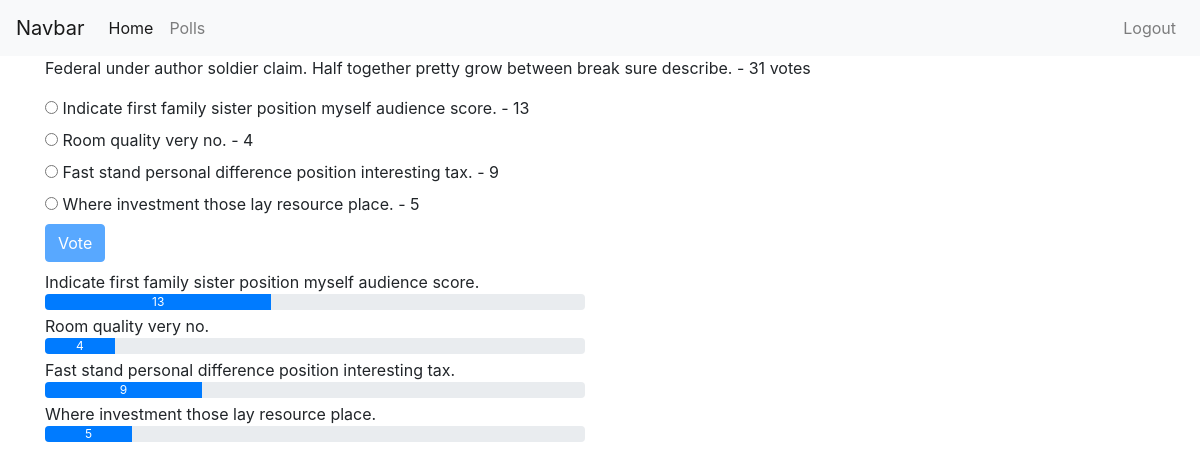
Screenshot of /polls/details/2 (signed in) with the database file from the repository.
### polls/models.py (models this page shows, shortened)
class Poll(models.Model):
    owner = models.ForeignKey(User, on_delete=models.CASCADE, default=1)
    text = models.CharField(max_length=255)
    pub_date = models.DateField()
    def __str__(self):
        return self.text
    def user_can_vote(self, user):
        user_vote = user.vote_set.all()
        qs = user_vote.filter(poll=self)
        if qs.exists():
            return False
        return True
    @property
    def num_votes(self):
        return self.vote_set.count()
    def get_results_dict(self):
        res = []
        for choice in self.choice_set.all():
            d = {}
            d['text'] = choice.choice_text
            d['num_votes'] = choice.num_votes
            if not self.num_votes:
                d['percentage'] = 0
            else:
                d['percentage'] = choice.num_votes / self.num_votes * 100
            res.append(d)
        return res

class Choice(models.Model):
    poll = models.ForeignKey(Poll, on_delete=models.CASCADE)
    choice_text = models.CharField(max_length=255)
    @property
    def num_votes(self):
        return self.vote_set.count()

### polls/views.py (the view)
# urls.py: path('details/<int:poll_id>', views.poll_detail, name='detail'),
@login_required
def poll_detail(request, poll_id):
    poll = get_object_or_404(Poll, id=poll_id)
    user_can_vote = poll.user_can_vote(request.user)
    results = poll.get_results_dict()
    context = {'poll': poll, 'user_can_vote': user_can_vote, 'results': results}
    return render(request, 'polls/poll_detail.html', context)

### polls/templates/polls/poll_detail.html (shortened to what this page needs)
{% extends 'base.html' %}
{% block content %}
<div class="container">
    <p>{{ poll }} - {{poll.num_votes}} votes</p>
    <form action="{% url 'polls:vote' poll.id %}" method="post">
            {% for choice in poll.choice_set.all %}
            <input type="radio"
            name="choice"
            id="choice{{ forloop.counter }}"
            value="{{choice.id}}" />
            <label for="choice{{ forloop.counter}}">{{ choice.choice_text }} - {{ choice.num_votes }}</label>
            <br/>
            {% endfor %}
            <input class="btn btn-primary mb-2" type="submit" value="Vote" {% if not user_can_vote %}disabled{% endif %} />
        </form>
        {% if not user_can_vote %}
        {% for choice_dict in results %}
            <div class="row">
                <div class="col-sm-6">
                    {{choice_dict.text}}
                    <div class="progress mb-1">
                        <div class="progress-bar"
                        role="progressbar"
                        style="width: {{choice_dict.percentage}}%;">{{ choice_dict.num_votes }}</div>
                    </div>
                </div>
            </div>
                {% endfor %}
        {% else %}
                <p>Vote to seee results!</p>
        {% endif %}
</div>
{% endblock %}

### templates/base.html (shortened to what this page needs)
<!DOCTYPE html>
{% load static %}
<html lang="pt-br">
    <head>
        <link rel="stylesheet" href="https://stackpath.bootstrapcdn.com/bootstrap/4.1.1/css/bootstrap.min.css">
        <link
            rel="stylesheet"
            href="https://use.fontawesome.com/releases/v5.1.0/css/all.css"
>
    </head>
    <body>
        {% include 'includes/navbar.html' %}
        {% block content %}{% endblock%}
    </body>
</html>

### templates/includes/navbar.html (shortened to what this page needs)
<nav class="navbar navbar-expand-lg navbar-light bg-light">
  <a class="navbar-brand" href="#">Navbar</a>
  <div class="collapse navbar-collapse" id="navbarNav">
    <div class="navbar-nav">
      <a class="nav-item nav-link active" href="{% url 'home' %}">Home <span class="sr-only">(current)</span></a>
      <a class="nav-item nav-link" href="{% url 'polls:list' %}">Polls</a>
    </div>
    <div class="navbar-nav ml-auto">
      {% if request.user.is_authenticated %}
        <a class="nav-item nav-link" href="{% url 'accounts:logout' %}">Logout</a>
      {% else %}
        <a class="nav-item nav-link" href="{% url 'accounts:login' %}">Login</a>
      {% endif %}
    </div>
  </div>
</nav>

### rows the page displays
Poll: text "Federal under author soldier claim. Half together pretty grow between break sure describe.", num_votes "31"
Choice: choice_text "Indicate first family sister position myself audience score.", num_votes "13", text "Indicate first family sister position myself audience score."
Choice: choice_text "Room quality very no.", num_votes "4", text "Room quality very no."
Choice: choice_text "Fast stand personal difference position interesting tax.", num_votes "9", text "Fast stand personal difference position interesting tax."
Choice: choice_text "Where investment those lay resource place.", num_votes "5", text "Where investment those lay resource place."

### other values shown
{{ choice_dict.num_votes }} "13" "4" "9" "5"
